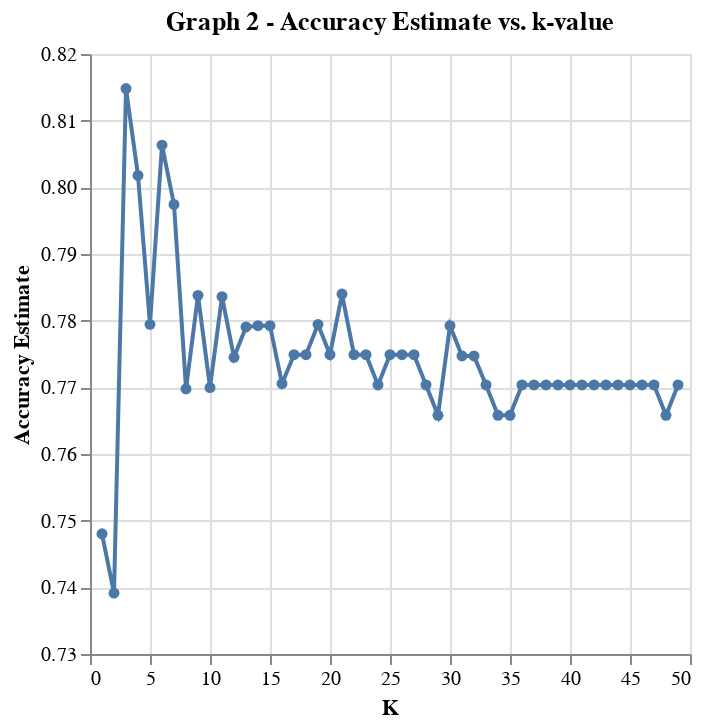

Notebook source saved alongside this figure:
### Markdown cell above
We see that the recall when *k* = 3 is 0.8125, which is a marked improvement from a recall of 0.656 when *k* = 2. We repeat this, but now for accuracy.

### Code cell
np.random.seed(1234)

data_tune_grid_acc = GridSearchCV(
    estimator = data_tune_pipe,
    param_grid = param_grid, 
    cv = 10, 
    return_train_score = True,
    n_jobs = -1,
)
data_tune_grid_acc

model_grid_acc = data_tune_grid_acc.fit(X_train, y_train)
accuracies_grid_acc = pd.DataFrame(model_grid_acc.cv_results_)

cv_plot_acc = alt.Chart(accuracies_grid_acc, title = "Graph 2 - Accuracy Estimate vs. k-value").mark_line(point=True).encode(
    x=alt.X("param_kneighborsclassifier__n_neighbors").title("K"),
    y=alt.Y("mean_test_score").title("Accuracy Estimate").scale(zero=False)
)
cv_plot_acc
